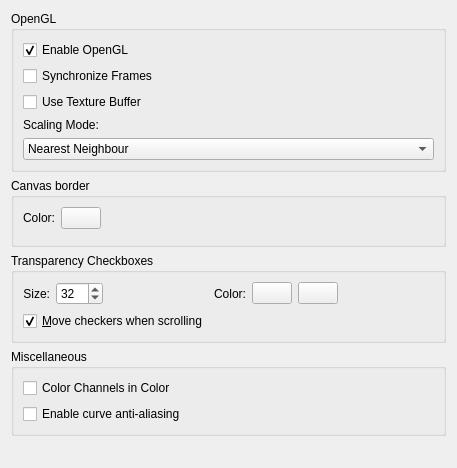
<?xml version="1.0" encoding="UTF-8"?>
<ui version="4.0">
 <class>WdgDisplaySettings</class>
 <widget class="QWidget" name="WdgDisplaySettings">
  <property name="geometry">
   <rect>
    <x>0</x>
    <y>0</y>
    <width>457</width>
    <height>468</height>
   </rect>
  </property>
  <property name="sizePolicy">
   <sizepolicy hsizetype="MinimumExpanding" vsizetype="MinimumExpanding">
    <horstretch>0</horstretch>
    <verstretch>0</verstretch>
   </sizepolicy>
  </property>
  <property name="windowTitle">
   <string>Display</string>
  </property>
  <layout class="QGridLayout">
   <item row="1" column="0">
    <widget class="QGroupBox" name="grpCanvasBorder">
     <property name="title">
      <string>Canvas border</string>
     </property>
     <layout class="QGridLayout">
      <item row="1" column="0">
       <widget class="QLabel" name="lblCanvasBorderColor">
        <property name="text">
         <string>Color:</string>
        </property>
        <property name="alignment">
         <set>Qt::AlignRight|Qt::AlignTrailing|Qt::AlignVCenter</set>
        </property>
       </widget>
      </item>
      <item row="1" column="1">
       <widget class="KColorButton" name="canvasBorder"/>
      </item>
      <item row="1" column="2" rowspan="2">
       <spacer name="horizontalSpacer_4">
        <property name="orientation">
         <enum>Qt::Horizontal</enum>
        </property>
        <property name="sizeHint" stdset="0">
         <size>
          <width>40</width>
          <height>20</height>
         </size>
        </property>
       </spacer>
      </item>
     </layout>
    </widget>
   </item>
   <item row="2" column="0">
    <widget class="QGroupBox" name="grpCheckers">
     <property name="title">
      <string>Transparency Checkboxes</string>
     </property>
     <layout class="QGridLayout">
      <item row="0" column="0">
       <widget class="QLabel" name="lblCheckSize">
        <property name="text">
         <string>Size:</string>
        </property>
        <property name="alignment">
         <set>Qt::AlignRight|Qt::AlignTrailing|Qt::AlignVCenter</set>
        </property>
        <property name="buddy">
         <cstring>intCheckSize</cstring>
        </property>
       </widget>
      </item>
      <item row="0" column="1">
       <widget class="QSpinBox" name="intCheckSize">
        <property name="maximum">
         <number>256</number>
        </property>
        <property name="value">
         <number>32</number>
        </property>
       </widget>
      </item>
      <item row="0" column="2">
       <spacer name="horizontalSpacer_2">
        <property name="orientation">
         <enum>Qt::Horizontal</enum>
        </property>
        <property name="sizeHint" stdset="0">
         <size>
          <width>40</width>
          <height>20</height>
         </size>
        </property>
       </spacer>
      </item>
      <item row="0" column="3">
       <widget class="QLabel" name="lblColor">
        <property name="text">
         <string>Color:</string>
        </property>
        <property name="alignment">
         <set>Qt::AlignRight|Qt::AlignTrailing|Qt::AlignVCenter</set>
        </property>
       </widget>
      </item>
      <item row="0" column="4">
       <widget class="KColorButton" name="colorChecks1"/>
      </item>
      <item row="0" column="5">
       <widget class="KColorButton" name="colorChecks2"/>
      </item>
      <item row="0" column="6">
       <spacer name="horizontalSpacer">
        <property name="orientation">
         <enum>Qt::Horizontal</enum>
        </property>
        <property name="sizeHint" stdset="0">
         <size>
          <width>40</width>
          <height>20</height>
         </size>
        </property>
       </spacer>
      </item>
      <item row="1" column="0" colspan="3">
       <widget class="QCheckBox" name="chkMoving">
        <property name="toolTip">
         <string>If checked, the checkers will move when scrolling the canvas.</string>
        </property>
        <property name="whatsThis">
         <string>Determines whether the checks will stay put or whether they will scroll together with the canvas</string>
        </property>
        <property name="text">
         <string>&amp;Move checkers when scrolling</string>
        </property>
        <property name="checked">
         <bool>true</bool>
        </property>
       </widget>
      </item>
     </layout>
    </widget>
   </item>
   <item row="3" column="0">
    <widget class="QGroupBox" name="groupBox">
     <property name="title">
      <string>Miscellaneous</string>
     </property>
     <layout class="QVBoxLayout" name="verticalLayout">
      <item>
       <widget class="QCheckBox" name="chkChannelsAsColor">
        <property name="text">
         <string>Color Channels in Color</string>
        </property>
        <property name="checked">
         <bool>false</bool>
        </property>
       </widget>
      </item>
      <item>
       <widget class="QCheckBox" name="chkCurveAntialiasing">
        <property name="text">
         <string>Enable curve anti-aliasing</string>
        </property>
       </widget>
      </item>
     </layout>
    </widget>
   </item>
   <item row="4" column="0">
    <spacer name="verticalSpacer">
     <property name="orientation">
      <enum>Qt::Vertical</enum>
     </property>
     <property name="sizeHint" stdset="0">
      <size>
       <width>20</width>
       <height>40</height>
      </size>
     </property>
    </spacer>
   </item>
   <item row="0" column="0">
    <widget class="QGroupBox" name="grpOpenGL">
     <property name="title">
      <string>OpenGL</string>
     </property>
     <layout class="QGridLayout">
      <item row="4" column="0">
       <widget class="QLabel" name="label">
        <property name="text">
         <string>Scaling Mode:</string>
        </property>
       </widget>
      </item>
      <item row="3" column="0">
       <widget class="QCheckBox" name="chkUseTextureBuffer">
        <property name="toolTip">
         <string>&lt;html&gt;&lt;head/&gt;&lt;body&gt;&lt;p&gt;Use Texture Buffering. This can be faster on some GPU/Driver combinations (like Intel) or broken on some others (like AMD/Radeon).&lt;/p&gt;&lt;/body&gt;&lt;/html&gt;</string>
        </property>
        <property name="text">
         <string>Use Texture Buffer</string>
        </property>
       </widget>
      </item>
      <item row="0" column="0">
       <widget class="QCheckBox" name="cbUseOpenGL">
        <property name="text">
         <string>Enable OpenGL</string>
        </property>
        <property name="checked">
         <bool>true</bool>
        </property>
       </widget>
      </item>
      <item row="5" column="0">
       <widget class="QComboBox" name="cmbFilterMode">
        <property name="currentIndex">
         <number>0</number>
        </property>
        <item>
         <property name="text">
          <string>Nearest Neighbour</string>
         </property>
        </item>
        <item>
         <property name="text">
          <string>Bilinear Filtering</string>
         </property>
        </item>
        <item>
         <property name="text">
          <string>Trilinear Filtering</string>
         </property>
        </item>
        <item>
         <property name="text">
          <string>High Quality Filtering</string>
         </property>
        </item>
       </widget>
      </item>
      <item row="1" column="0">
       <widget class="QCheckBox" name="chkUseFenceSync">
        <property name="toolTip">
         <string>Depending on the GPU and driver, may improve or worsen performance.</string>
        </property>
        <property name="text">
         <string>Synchronize Frames</string>
        </property>
       </widget>
      </item>
     </layout>
    </widget>
   </item>
  </layout>
 </widget>
 <customwidgets>
  <customwidget>
   <class>KColorButton</class>
   <extends>QPushButton</extends>
   <header>kcolorbutton.h</header>
   <container>1</container>
  </customwidget>
 </customwidgets>
 <resources/>
 <connections/>
</ui>
